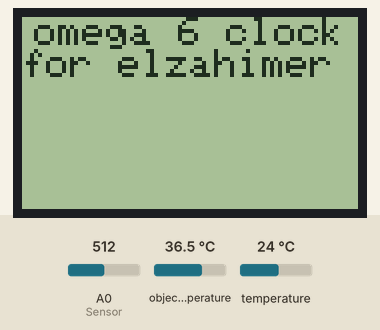
Recording of a sketch running on a simulated ESP8266 (NodeMCU). Shown: 84×48 one-colour display. The inputs (shaded band) are chosen by the test bench; at power-on: object temperature 36.5 °C, A0 (Sensor) = 512, temperature 24 °C. The modem accepts every AT command (registered, SIM ready, sends succeed) and sends nothing else; what the sketch prints to the serial monitor is not drawn.

Above: at 4.2 s.
4.3 s: object temperature set to 35.5 °C
7.7 s: object temperature set to 34.8 °C
Timing chart, 0 to 10.7 s (numbered marks = the images above; inputs shaded):
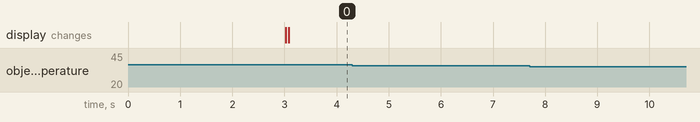

The sketch:

HeartBeat_MLX_GPS_LCD_NodeMCU.ino
```cpp
#include <Ticker.h>
#include <millisDelay.h>
#include <Wire.h>
#include <Adafruit_MLX90614.h>
#include <DFRobot_sim808.h>
#include <SoftwareSerial.h>

#define CAYENNE_PRINT Serial
#include <CayenneMQTTESP8266.h>
#include <ESP8266WiFi.h>

#include <SPI.h>               // include SPI library
#include <Adafruit_GFX.h>      // include adafruit graphics library
#include <Adafruit_PCD8544.h>  // include adafruit PCD8544 (Nokia 5110) library

#define PIN_TX    D7
#define PIN_RX    D8

SoftwareSerial mygps(PIN_RX,PIN_TX);
DFRobot_SIM808 sim808(&mygps);//Connect RX,TX,PWR

Adafruit_MLX90614 mlx = Adafruit_MLX90614();
millisDelay mlxDelay;

millisDelay GPSDelay;


// WiFi network info.
char ssid[] = "Areka co space2";
char wifiPassword[] = "2areka2020";

// Cayenne authentication info. This should be obtained from the Cayenne Dashboard.
char username[] = "12ed7f80-decc-11e9-a4a3-7d841ff78abf";
char password[] = "a6b673aa48bf44aa6223f32c4bc57a3eb591d795";
char clientID[] = "17d3cf30-3be8-11ea-b73d-1be39589c6b2";

unsigned long lastMillis = 0;

Ticker flipper;
Ticker sender;
const int maxAvgSample = 20;
volatile int rate[maxAvgSample];                    // used to hold last ten IBI values
boolean sendok = false;
volatile unsigned long sampleCounter = 0;          // used to determine pulse timing
volatile unsigned long lastBeatTime = 0;           // used to find the inter beat interval
volatile int P =512;                      // used to find peak in pulse wave
volatile int T = 512;                     // used to find trough in pulse wave
volatile int thresh = 512;                // used to find instant moment of heart beat
volatile int amp = 100;                   // used to hold amplitude of pulse waveform
volatile boolean firstBeat = true;        // used to seed rate array so we startup with reasonable BPM
volatile boolean secondBeat = true;       // used to seed rate array so we startup with reasonable BPM
volatile int BPM;                   // used to hold the pulse rate
volatile int Signal;                // holds the incoming raw data
volatile int IBI = 600;             // holds the time between beats, the Inter-Beat Interval
volatile boolean Pulse = false;     // true when pulse wave is high, false when it's low
volatile boolean QS = false;


// Nokia 5110 LCD module connections (CLK, DIN, D/C, CS, RST)
Adafruit_PCD8544 display = Adafruit_PCD8544(D4, D3, D6, D5, D0);

void setup() {
  Serial.begin(9600);
  Cayenne.begin(username, password, clientID, ssid, wifiPassword);
  mygps.begin(9600);
  delay(10);
  mlx.begin();
  mlxDelay.start(1000);
  GPSDelay.start(1000);
  flipper.attach_ms(2, Test);
  sender.attach(2, senderfunc);

  //******** Initialize sim808 module *************
  while(!sim808.init()) {
      delay(1000);
      Serial.print("Sim808 init error\r\n");
  }

  //************* Turn on the GPS power************
  if( sim808.attachGPS())
      Serial.println("Open the GPS power success");
  else
      Serial.println("Open the GPS power failure");

  // initialize the display
  display.begin();

  display.setContrast(50);

  display.clearDisplay();
  display.display();

  display.setTextSize(1);
  display.setTextColor(BLACK, WHITE);
  display.setCursor(3, 0);
  display.println("omega 6 clock");
  display.print("for elzahimer");
  display.display();
}

void senderfunc()
 {
  sendok=true;
  }


void loop() {

     if(sendok)
     {
        delay(100);

              Serial.println(BPM); // Take beat here :)) BPM variable
              delay(10);
              sendok =false;
              flipper.attach_ms(2, Test);
              }
              MLX();
   if(GPSDelay.justFinished()){
    if (sim808.getGPS()) {
        Serial.print("latitude :");
        Serial.println(sim808.GPSdata.lat,6);

        Serial.print("longitude :");
        Serial.println(sim808.GPSdata.lon,6);
    }
        GPSDelay.repeat();

    }
    //*************** cayenne *********************//
  Cayenne.loop();

  /// CHANNEL 0
  Cayenne.virtualWrite(0, BPM);
  /// CHANNEL 1
  Cayenne.virtualWrite(1, sim808.GPSdata.lat );
  /// CHANNEL 2
  Cayenne.virtualWrite(2, sim808.GPSdata.lon );
  /// CHANNEL 3
  Cayenne.virtualWrite(3, mlx.readAmbientTempC());
  delay(500);


}

//void sendtcp()
//{


//}

void draw_text(byte x_pos, byte y_pos, char *text)
{
  display.setCursor(x_pos, y_pos);
  display.print(text);
  display.display();
}

int count = 0;
void Test()
{
  count++;
  if(count ==1000)
  {
    flipper.detach();
    count =0;
    //sendtcp();
    sendok=true;

  }

      Signal = analogRead(A0);              // read the Pulse Sensor
//      Serial.print("Signal= ");
//      Serial.println(Signal);
        sampleCounter += 2;                         // keep track of the time in mS with this variable
    int N = sampleCounter - lastBeatTime;       // monitor the time since the last beat to avoid noise
 // Serial.print("N= ");
 // Serial.println(N);
      if(Signal < thresh && N > (IBI/5)*3){       // avoid dichrotic noise by waiting 3/5 of last IBI
        if (Signal < T){                        // T is the trough
            T = Signal;                         // keep track of lowest point in pulse wave
         }
       }

    if(Signal > thresh && Signal > P){          // thresh condition helps avoid noise
        P = Signal;                             // P is the peak
       }                                        // keep track of highest point in pulse wave

  //  NOW IT'S TIME TO LOOK FOR THE HEART BEAT
  // signal surges up in value every time there is a pulse
if (N > 250){                                   // avoid high frequency noise
  if ( (Signal > thresh) && (Pulse == false) && (N > (IBI/5)*3) ){
    Pulse = true;                               // set the Pulse flag when we think there is a pulse
    //digitalWrite(blinkPin,HIGH);                // turn on pin 13 LED
    IBI = sampleCounter - lastBeatTime;         // measure time between beats in mS
    lastBeatTime = sampleCounter;               // keep track of time for next pulse

         if(firstBeat){                         // if it's the first time we found a beat, if firstBeat == TRUE
             firstBeat = false;                 // clear firstBeat flag
             return;                            // IBI value is unreliable so discard it
            }
         if(secondBeat){                        // if this is the second beat, if secondBeat == TRUE
            secondBeat = false;                 // clear secondBeat flag
               for(int i=0; i<=maxAvgSample-1; i++){         // seed the running total to get a realisitic BPM at startup
                    rate[i] = IBI;
                    }
            }

    // keep a running total of the last 10 IBI values
    word runningTotal = 0;                   // clear the runningTotal variable

    for(int i=0; i<=(maxAvgSample-2); i++){                // shift data in the rate array
          rate[i] = rate[i+1];              // and drop the oldest IBI value
          runningTotal += rate[i];          // add up the 9 oldest IBI values
        }

    rate[maxAvgSample-1] = IBI;                          // add the latest IBI to the rate array
    runningTotal += rate[maxAvgSample-1];                // add the latest IBI to runningTotal
    runningTotal /= maxAvgSample;                     // average the last 10 IBI values
    BPM = 60000/runningTotal;               // how many beats can fit into a minute? that's BPM!
    QS = true;                              // set Quantified Self flag
    // QS FLAG IS NOT CLEARED INSIDE THIS ISR
//    Serial.print("runningTotal: ");
//    Serial.println(runningTotal);
    }
}

  if (Signal < thresh && Pulse == true){     // when the values are going down, the beat is over
      //digitalWrite(blinkPin,LOW);            // turn off pin 13 LED
      Pulse = false;                         // reset the Pulse flag so we can do it again
      amp = P - T;                           // get amplitude of the pulse wave
      thresh = amp/2 + T;                    // set thresh at 50% of the amplitude
      P = thresh;                            // reset these for next time
      T = thresh;
     }

  if (N > 2500){                             // if 2.5 seconds go by without a beat
      thresh = 512;                          // set thresh default
      P = 512;                               // set P default
      T = 512;                               // set T default
      lastBeatTime = sampleCounter;          // bring the lastBeatTime up to date
      firstBeat = true;                      // set these to avoid noise
      secondBeat = true;                     // when we get the heartbeat back
     }

  //sei();                                     // enable interrupts when youre done!
}// end isr
```

MLX.ino
```cpp
void MLX() {
if(mlxDelay.justFinished()){
  Serial.print("Ambient = "); Serial.println(mlx.readAmbientTempC());
  //Serial.print("C\tObject = "); Serial.print(mlx.readObjectTempC()); Serial.println("C");
   if( ( mlx.readObjectTempC()<35 )|| (mlx.readObjectTempC()> 38))
  {
   Serial.println("error");
   //Serial.println();al.print(mlx.readObjectTempF()); Serial.println("F");
  //Serial.print("Ambient = "); Serial.print(mlx.readAmbientTempF());
  // Serial.print("F\tObject = "); Seri
  //delay(500);
 }
  mlxDelay.repeat();
}
}
```

Measured:
- after the input at 4.3 s, every drawn part: stays the same
- after the input at 7.7 s, every drawn part: stays the same
